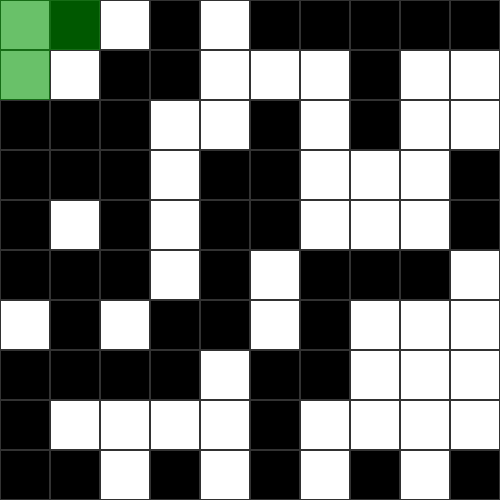
Frame 1 (no input)
Frame 60 (no input): identical to frame 1, image omitted
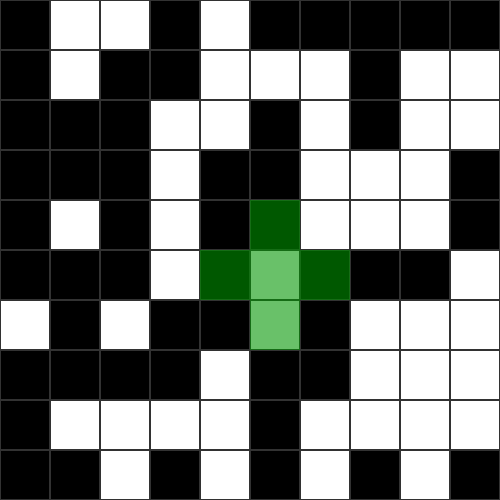
Frame 120 (the mouse pressed at the canvas centre since frame 60)

The p5.js sketch that drew these frames (run headless with seeded random() and noise() and a simulated clock; from frame 60 on, the mouse is pressed at the canvas centre):

// p5.js sketch
// ── sketch.js
// Description: This program generates a grid-based game where each cell can be flipped between 0 and 255. 
// When all cells have the same value (either all 0 or all 255), a win condition is met and displays "You Win".
// The game board is randomized at the start, and cells can be flipped individually or in a cross pattern with a mouse click.

let NUM_ROWS = 10;
let NUM_COLS = 10;
let rectWidth, rectHeight;
let currentRow, currentCol;
let newGrid = [];

function setup() {
  createCanvas(500, 500);
  rectWidth = width / NUM_COLS;
  rectHeight = height / NUM_ROWS;
  randomGrid();   // Randomize the board at the start
}

function draw() {
  background(220);
  determineActiveSquare();   // Figure out which tile the mouse cursor is over
  drawGrid();                // Render the current game board to the screen
  winCondition();            // Check for win condition
  overLay();                 // Set an overlay to show which squares are affected by the click
}

function mousePressed() {
  if (keyIsDown(32)) {
    // Flip a 2x2 area when SPACE is held
    flip(currentCol, currentRow);
    flip(currentCol + 1, currentRow);
    flip(currentCol, currentRow + 1);
    flip(currentCol + 1, currentRow + 1);
  } else if (keyIsDown(SHIFT) && mouseIsPressed) {
    flip(currentCol, currentRow);  // Flip only the selected cell if SHIFT is held
  } else {
    // Default cross-shaped pattern
    flip(currentCol, currentRow);
    flip(currentCol - 1, currentRow);
    flip(currentCol + 1, currentRow);
    flip(currentCol, currentRow - 1);
    flip(currentCol, currentRow + 1);
  }
}

function flip(col, row) {
  // Flip value from 0 to 255 or 255 to 0 for a specific cell if it's in bounds
  if (col >= 0 && col < NUM_COLS && row >= 0 && row < NUM_ROWS) {
    newGrid[row][col] = newGrid[row][col] === 0 ? 255 : 0;
  }
}

function determineActiveSquare() {
  // Determines the grid cell the mouse is currently over
  currentRow = int(mouseY / rectHeight);
  currentCol = int(mouseX / rectWidth);
}

function drawGrid() {
  // Render a grid of squares - fill color set according to data stored in the 2D array
  stroke(50);  // Set stroke color for grid borders
  strokeWeight(2);  // Define border thickness
  for (let x = 0; x < NUM_COLS; x++) {
    for (let y = 0; y < NUM_ROWS; y++) {
      fill(newGrid[y][x]);
      rect(x * rectWidth, y * rectHeight, rectWidth, rectHeight);
    }
  }
}

function winCondition() {
  // Check if all elements in newGrid are identical (either all 0 or all 255)
  let firstValue = newGrid[0][0];
  let allIdentical = newGrid.every(row => row.every(value => value === firstValue));
  
  if (allIdentical) {
    textSize(32);
    fill(firstValue === 0 ? 255 : 0); // White text on black background, black text on white background
    textAlign(CENTER, CENTER);
    text("You Win", width / 2, height / 2);
  }
}

function randomGrid() {
  // Randomize the board by setting each cell to either 0 or 255 at random
  newGrid = []; // Reset the grid
  for (let i = 0; i < NUM_ROWS; i++) {
    let rowArray = [];
    for (let j = 0; j < NUM_COLS; j++) {
      rowArray.push(random([0, 255]));
    }
    newGrid.push(rowArray);
  }
}

function overLay() {
  // Initialize affected squares based on active pattern: 2x2 or cross
  let affectedSquares = [];
  
  if (keyIsDown(32)) {
    // Add the 2x2 area if SPACE is pressed
    affectedSquares.push([currentCol, currentRow]);
    affectedSquares.push([currentCol + 1, currentRow]);
    affectedSquares.push([currentCol, currentRow + 1]);
    affectedSquares.push([currentCol + 1, currentRow + 1]);
  } else if (keyIsDown(SHIFT)) {
    // Only highlight the single cell when SHIFT is held
    affectedSquares.push([currentCol, currentRow]);
  } else {
    // Default cross pattern
    affectedSquares.push([currentCol, currentRow]);
    affectedSquares.push([currentCol - 1, currentRow]);
    affectedSquares.push([currentCol + 1, currentRow]);
    affectedSquares.push([currentCol, currentRow - 1]);
    affectedSquares.push([currentCol, currentRow + 1]);
  }

  // Log the affected squares for debugging


  // Overlay the affected squares with a distinct color for better visibility
  noStroke();
  fill(0, 150, 0, 150); // Semi-transparent red for visibility
  affectedSquares.forEach(([col, row]) => {
    if (col >= 0 && col < NUM_COLS && row >= 0 && row < NUM_ROWS) {
      rect(col * rectWidth, row * rectHeight, rectWidth, rectHeight);
    }
  });
}
